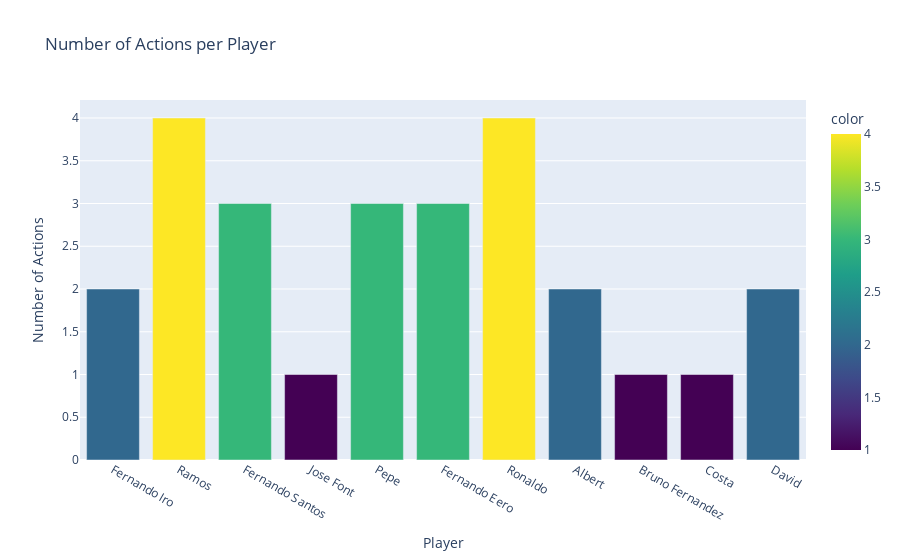

The code cell stored with this chart in its notebook:
### Code cell
import plotly.express as px
from collections import Counter

# Appliquer la fonction d'extraction d'événements que vous avez déjà définie
events = extract_football_events(text)

# Initialiser un dictionnaire pour compter les actions uniques par joueur
player_actions = Counter()

# Traiter les événements pour compter chaque action unique par joueur
for event in events:
    player_actions[event['player']] += 1

# Préparer les données pour Plotly
players = list(player_actions.keys())
action_counts = list(player_actions.values())

# Créer le graphique avec Plotly
fig = px.bar(x=players, y=action_counts,
             labels={'x':'Player', 'y':'Number of Actions'},
             title='Number of Actions per Player',
             color=action_counts,  # Couleur basée sur le nombre d'actions
             color_continuous_scale='Viridis')  # Échelle de couleurs

# Afficher le graphique
fig.show()

### Figure 1 — Plotly figure (JSON) as saved in the notebook; plotly's stock layout.template omitted (floating-point values rounded to 4 significant figures)
{"data": [{"hovertemplate": "Player=%{x}<br>Number of Actions=%{y}<br>color=%{marker.color}<extra></extra>", "legendgroup": "", "marker": {"color": [2, 4, 3, 1, 3, 3, 4, 2, 1, 1, 2], "coloraxis": "coloraxis", "pattern": {"shape": ""}}, "name": "", "orientation": "v", "showlegend": false, "textposition": "auto", "type": "bar", "x": ["Fernando Iro", "Ramos", "Fernando Santos", "Jose Font", "Pepe", "Fernando Eero", "Ronaldo", "Albert", "Bruno Fernandez", "Costa", "David"], "xaxis": "x", "y": [2, 4, 3, 1, 3, 3, 4, 2, 1, 1, 2], "yaxis": "y"}], "layout": {"barmode": "relative", "coloraxis": {"colorbar": {"title": {"text": "color"}}, "colorscale": [[0, "#440154"], [0.1111, "#482878"], [0.2222, "#3e4989"], [0.3333, "#31688e"], [0.4444, "#26828e"], [0.5556, "#1f9e89"], [0.6667, "#35b779"], [0.7778, "#6ece58"], [0.8889, "#b5de2b"], [1, "#fde725"]]}, "legend": {"tracegroupgap": 0}, "title": {"text": "Number of Actions per Player"}, "xaxis": {"anchor": "y", "domain": [0, 1], "title": {"text": "Player"}}, "yaxis": {"anchor": "x", "domain": [0, 1], "title": {"text": "Number of Actions"}}}}
